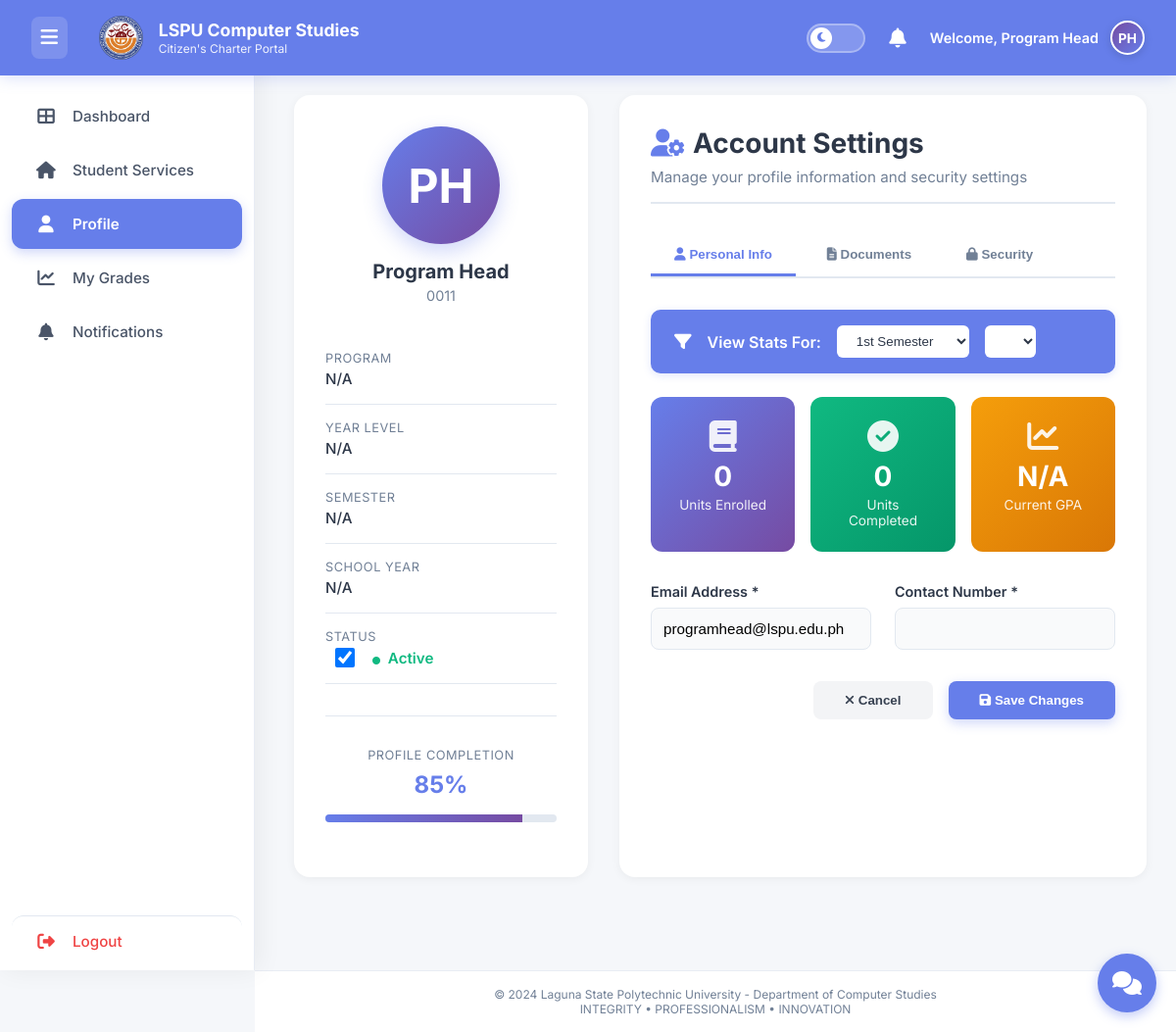
The page /profile.php (signed in) on the database its author committed.
### tables this page shows
CREATE TABLE `users` (
  `id` int(11) NOT NULL,
  `id_number` varchar(20) NOT NULL,
  `first_name` varchar(100) NOT NULL,
  `middle_name` varchar(100) DEFAULT NULL,
  `last_name` varchar(100) NOT NULL,
  `email` varchar(100) NOT NULL,
  `course` varchar(10) DEFAULT NULL,
  `section` varchar(5) DEFAULT NULL,
  `student_type` varchar(20) DEFAULT NULL,
  `sex` varchar(10) DEFAULT NULL,
  `contact_number` varchar(11) DEFAULT NULL,
  `password` varchar(255) NOT NULL,
  `status` varchar(20) DEFAULT 'approved',
  `created_at` timestamp NOT NULL DEFAULT current_timestamp(),
  `user_type` varchar(20) DEFAULT 'student',
  `assigned_section` varchar(10) DEFAULT NULL,
  `assigned_course` varchar(10) DEFAULT NULL,
  `assigned_subject` varchar(100) DEFAULT NULL,
  `assigned_lecture` varchar(100) DEFAULT NULL,
  `assigned_lab` varchar(100) DEFAULT NULL,
  `year_level` varchar(50) DEFAULT NULL,
  `semester` varchar(50) DEFAULT NULL,
  `school_year` varchar(50) DEFAULT NULL,
  `profile_picture` varchar(255) DEFAULT NULL
);

### profile.php (the view, shortened to what the rows shown need)
<?php
$servername = "localhost";
$dbusername = "root";
$dbpassword = "";
$dbname = "student_services";
$conn = new mysqli($servername, $dbusername, $dbpassword, $dbname);
$user_id = $_SESSION["user_id"];
$first_name = $_SESSION["first_name"];
$last_name = $_SESSION["last_name"] ?? '';
$email = '';
$contact_number = '';
$id_number = '';
$profile_picture = '';
$conn->query("ALTER TABLE users ADD COLUMN IF NOT EXISTS profile_picture VARCHAR(255) NULL");
$conn->query("ALTER TABLE users ADD COLUMN IF NOT EXISTS year_level VARCHAR(20) DEFAULT '1st Year'");
$conn->query("ALTER TABLE users ADD COLUMN IF NOT EXISTS semester VARCHAR(20) DEFAULT '1st'");
$conn->query("ALTER TABLE users ADD COLUMN IF NOT EXISTS program VARCHAR(100) DEFAULT 'B. S. Information Technology'");
$conn->query("ALTER TABLE users ADD COLUMN IF NOT EXISTS school_year VARCHAR(20) DEFAULT '2024 - 2025'");
$stmt = $conn->prepare("SELECT first_name, last_name, email, contact_number, id_number, profile_picture FROM users WHERE id=?");
if ($stmt) {
    $stmt->bind_param("i", $user_id);
    $stmt->execute();
    $stmt->bind_result($first_name, $last_name, $email, $contact_number, $id_number, $profile_picture);
}
?>
<!DOCTYPE html>
<html lang="en">
<head>
    <link rel="stylesheet" href="https://cdnjs.cloudflare.com/ajax/libs/font-awesome/6.5.0/css/all.min.css">
</head>
<body>
    <?php include 'navbar.php'; ?>
    <main class="main-container" id="mainContainer">
        <div class="profile-wrapper">
            <aside class="profile-sidebar">
                <div class="avatar-section">
                    <label for="profile_picture_input" class="avatar-circle">
                        <?php if (!empty($profile_picture)): ?>
                            <img src="<?php echo htmlspecialchars($profile_picture) . '?t=' . time(); ?>" alt="Profile">
                        <?php else: ?>
                            <?php echo strtoupper(substr($first_name, 0, 1) . substr($last_name, 0, 1)); ?>
                        <?php endif; ?>
                    </label>
                    <div class="avatar-name"><?php echo htmlspecialchars($first_name . ' ' . $last_name); ?></div>
                    <div class="avatar-id"><?php echo htmlspecialchars($id_number); ?></div>
                </div>
            </aside>
            <div class="profile-main">
                <div class="profile-header">
                    <h1><i class="fas fa-user-cog"></i>Account Settings</h1>
                </div>
                <form method="post" enctype="multipart/form-data" id="profileForm">
                    <div id="personal-tab" class="tab-content active">
                        <div class="form-grid">
                            <div class="form-group">
                                <label>Email Address *</label>
                                <input type="email" name="email" value="<?php echo htmlspecialchars($email); ?>" required>
                            </div>
                        </div>
                    </div>
                </form>
            </div>
        </div>
    </main>
</body>
</html>

### navbar.php (shortened to what the rows shown need)
<header class="header">
    <div class="nav-container">
        <div class="logo-section">
            <div class="logo-text">
                <h1>LSPU Computer Studies</h1>
            </div>
        </div>
        <div class="user-section">
            <?php if (isset($first_name) && $first_name): ?>
            <div class="welcome-text" style="display: flex; align-items: center; gap: 0.75rem;">
                <span>Welcome, <?php echo htmlspecialchars($first_name . (isset($last_name) && $last_name ? ' ' . $last_name : '')); ?></span>
                <?php
                $conn_profile = new mysqli("localhost", "root", "", "student_services");
                $user_id_profile = $_SESSION["user_id"] ?? 0;
                $profile_pic = '';
                if (!$conn_profile->connect_error && $user_id_profile) {
                    $stmt = $conn_profile->prepare("SELECT profile_picture FROM users WHERE id=?");
                    if ($stmt) {
                        $stmt->bind_param("i", $user_id_profile);
                        $stmt->execute();
                        $stmt->bind_result($profile_pic);
                    }
                }
                if (!empty($profile_pic)): ?>
                    <img src="<?php echo htmlspecialchars($profile_pic) . '?t=' . time(); ?>" alt="Profile" style="width: 35px; height: 35px; border-radius: 50%; object-fit: cover; border: 2px solid white; box-shadow: 0 2px 8px rgba(0,0,0,0.15);">
                <?php else: ?>
                    <div style="width: 35px; height: 35px; border-radius: 50%; background: linear-gradient(135deg, #764ba2 0%, #667eea 100%); display: flex; align-items: center; justify-content: center; color: white; font-weight: 700; font-size: 0.85rem; border: 2px solid white; box-shadow: 0 2px 8px rgba(0,0,0,0.15);">
                        <?php echo strtoupper(substr($first_name, 0, 1) . (isset($last_name) ? substr($last_name, 0, 1) : '')); ?>
                    </div>
                <?php endif; ?>
            </div>
            <?php endif; ?>
        </div>
    </div>
</header>

### rows shown on the page
users: first_name+last_name "Program Head", first_name+last_name "PH", id_number "0011", email "programhead@lspu.edu.ph"

### other values the page prints
$course "N/A"
$year_level "N/A"
$semester "N/A"
$school_year "N/A"
$units_enrolled "0"
$units_completed "0"
